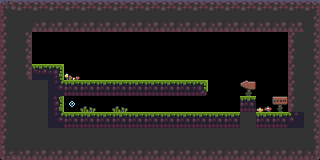

This game map was drawn from its Tiled (.tmx) file and the tilesets committed beside it. A one-line description and the full map source follow:
An orthogonal 20x10 tile map with 16x16 px tiles, 3 tile layers (foreground, miscellaneus, orbs), 3 tilesets and 20 objects.

<map version="1.10" tiledversion="1.12.1" orientation="orthogonal" renderorder="right-down" width="20" height="10" tilewidth="16" tileheight="16" infinite="0" nextlayerid="17" nextobjectid="43">
 <editorsettings>
  <export target="../level1.lua" format="lua" />
 </editorsettings>
 <tileset firstgid="1" name="basic" tilewidth="16" tileheight="16" tilecount="72" columns="12">
  <image source="../../assets/tilesets/tileset.png" width="192" height="96" />
 </tileset>
 <tileset firstgid="73" name="orbs" tilewidth="16" tileheight="16" tilecount="1" columns="1">
  <image source="../../assets/tilesets/orbs.png" width="16" height="16" />
 </tileset>
 <tileset firstgid="74" name="miscellaneus" tilewidth="16" tileheight="16" tilecount="8" columns="4">
  <image source="../../assets/tilesets/miscellaneus.png" width="64" height="32" />
 </tileset>
 <layer id="1" name="foreground" width="20" height="10">
  <data encoding="csv">
7,8,8,8,8,8,8,8,8,8,8,8,8,8,8,8,8,8,8,9,
19,20,32,32,32,32,32,32,32,32,32,32,32,32,32,32,32,32,32,21,
19,21,0,0,0,0,0,0,0,0,0,0,0,0,0,0,0,0,19,21,
19,21,0,0,0,0,0,0,0,0,0,0,0,0,0,0,0,0,19,21,
19,21,2,3,0,0,0,0,0,0,0,0,0,0,0,0,0,0,19,21,
19,20,20,28,44,44,44,44,44,44,44,44,45,0,0,0,0,0,19,21,
19,20,20,15,0,0,0,0,0,0,0,0,0,0,0,44,0,0,19,21,
19,20,20,28,44,44,44,44,44,44,44,44,44,44,44,20,44,44,30,21,
19,20,20,20,20,20,20,20,20,20,20,20,20,20,20,20,20,20,20,21,
31,32,32,32,32,32,32,32,32,32,32,32,32,32,32,32,32,32,32,33
</data>
 </layer>
 <layer id="8" name="miscellaneus" width="20" height="10">
  <data encoding="csv">
0,0,0,0,0,0,0,0,0,0,0,0,0,0,0,0,0,0,0,0,
0,0,0,0,0,0,0,0,0,0,0,0,0,0,0,0,0,0,0,0,
0,0,0,0,0,0,0,0,0,0,0,0,0,0,0,0,0,0,0,0,
0,0,0,0,0,0,0,0,0,0,0,0,0,0,0,0,0,0,0,0,
0,0,0,0,74,0,0,0,0,0,0,0,0,0,0,0,0,0,0,0,
0,0,0,0,0,0,0,0,0,0,0,0,0,0,0,78,0,0,0,0,
0,0,0,0,0,75,0,75,0,0,0,0,0,0,0,0,76,81,0,0,
0,0,0,0,0,0,0,0,0,0,0,0,0,0,0,0,0,0,0,0,
0,0,0,0,0,0,0,0,0,0,0,0,0,0,0,0,0,0,0,0,
0,0,0,0,0,0,0,0,0,0,0,0,0,0,0,0,0,0,0,0
</data>
 </layer>
 <layer id="7" name="orbs" width="20" height="10">
  <data encoding="csv">
0,0,0,0,0,0,0,0,0,0,0,0,0,0,0,0,0,0,0,0,
0,0,0,0,0,0,0,0,0,0,0,0,0,0,0,0,0,0,0,0,
0,0,0,0,0,0,0,0,0,0,0,0,0,0,0,0,0,0,0,0,
0,0,0,0,0,0,0,0,0,0,0,0,0,0,0,0,0,0,0,0,
0,0,0,0,0,0,0,0,0,0,0,0,0,0,0,0,0,0,0,0,
0,0,0,0,0,0,0,0,0,0,0,0,0,0,0,0,0,0,0,0,
0,0,0,0,73,0,0,0,0,0,0,0,0,0,0,0,0,0,0,0,
0,0,0,0,0,0,0,0,0,0,0,0,0,0,0,0,0,0,0,0,
0,0,0,0,0,0,0,0,0,0,0,0,0,0,0,0,0,0,0,0,
0,0,0,0,0,0,0,0,0,0,0,0,0,0,0,0,0,0,0,0
</data>
 </layer>
 <objectgroup id="10" name="hint">
  <object id="37" x="272" y="96" width="16" height="16">
   <properties>
    <property name="hint_text">K ATTACK
SPACE JUMP</property>
   </properties>
  </object>
  <object id="39" x="240" y="80" width="16" height="16">
   <properties>
    <property name="hint_text" value="GO TO THE DOOR" />
   </properties>
  </object>
 </objectgroup>
 <objectgroup id="11" name="fauna">
  <object id="42" x="160" y="72" width="16" height="8">
   <properties>
    <property name="type" value="rabbit" />
   </properties>
  </object>
 </objectgroup>
 <objectgroup id="9" name="torch">
  <object id="36" x="56" y="40" width="8" height="24" />
 </objectgroup>
 <objectgroup id="5" name="door">
  <object id="34" x="32" y="40" width="24" height="24" />
 </objectgroup>
 <group id="13" name="enemies">
  <objectgroup id="16" name="goblins">
   <object id="35" x="219" y="98" width="14" height="14" />
  </objectgroup>
  <objectgroup id="15" name="slimes" />
  <objectgroup id="14" name="worms" />
  <objectgroup id="6" name="mushrooms" />
 </group>
 <objectgroup id="2" name="player">
  <object id="5" x="128" y="64" width="16" height="16" />
 </objectgroup>
 <objectgroup id="3" name="walls">
  <object id="21" x="288" y="32" width="16" height="96" />
  <object id="25" x="16" y="16" width="16" height="64" />
  <object id="29" x="207" y="81" width="1" height="14" />
  <object id="30" x="240" y="97" width="1" height="14" />
  <object id="31" x="255" y="97" width="1" height="14" />
  <object id="32" x="63" y="65" width="1" height="14" />
  <object id="33" x="63" y="97" width="1" height="14" />
 </objectgroup>
 <objectgroup id="4" name="solid">
  <object id="27" x="32" y="64" width="31" height="16" />
  <object id="23" x="32" y="16" width="272" height="16" />
  <object id="8" x="64" y="80" width="143" height="16" />
  <object id="15" x="64" y="112" width="224" height="16" />
  <object id="10" x="48" y="96" width="15" height="16" />
  <object id="17" x="241" y="96" width="14" height="16" />
 </objectgroup>
</map>
